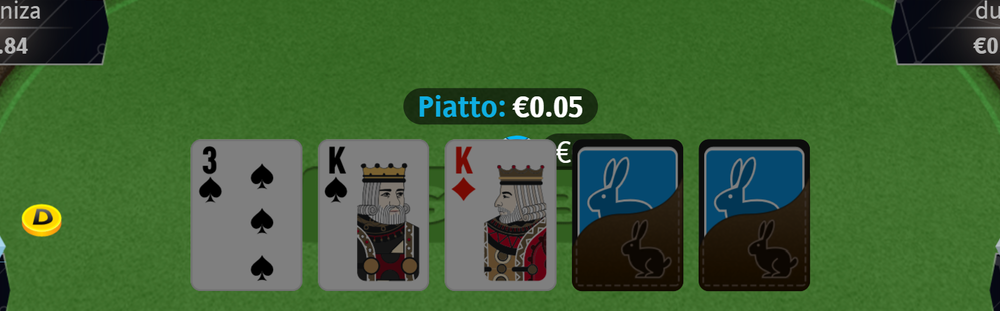
#> input picture poker-assistant/vision/debug_board_crop.png, 1000 x 311 px
$ python calibrate_board.py debug_board_crop.png
#> lines starting #> are read from the running program, lines starting #| are printed output that depends on the picture; after the words box and inside, x2 and y2 are one past the last pixel; in counts of white or black regions, pixels touching at a corner belong together
"""
Calibra automaticamente le board ROI da uno screenshot in cui il flop/turn/river è visibile.
Cerca rettangoli bianchi (le carte) nella zona centrale-alta e restituisce le ROI in coordinate normalizzate.
"""
import sys
from pathlib import Path

import cv2
import numpy as np


def calibrate_board(image_path: str):
#> called with image_path = 'debug_board_crop.png'
    frame = cv2.imread(image_path)
#> frame is the input picture: shape (311, 1000, 3); mean B, G, R 52.5, 97, 63.2
    if frame is None:
        print(f"Could not load {image_path}")
        return
    h, w = frame.shape[:2]
#> h = 311; w = 1000

    # Search region: top-center horizontal band
    x0, x1 = int(w * 0.25), int(w * 0.75)
#> x0 = 250; x1 = 750
    y0, y1 = int(h * 0.25), int(h * 0.55)
#> y0 = 77; y1 = 171
    search = frame[y0:y1, x0:x1]
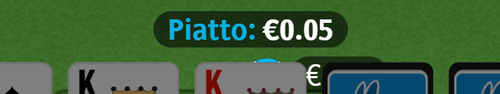
#> search: shape (94, 500, 3); mean B, G, R 62.2, 99.9, 64.6

    gray = cv2.cvtColor(search, cv2.COLOR_BGR2GRAY)
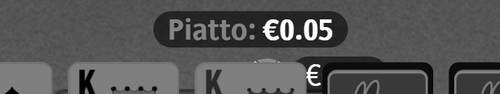
#> gray: shape (94, 500); min 0, max 255, mean 85.1
    # White/light card backgrounds (permissive to handle JPEG/compression)
    _, binary = cv2.threshold(gray, 175, 255, cv2.THRESH_BINARY)
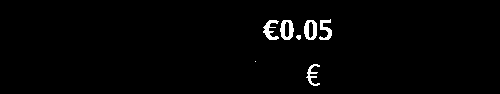
#> binary: shape (94, 500); 1.6% white; 7 white regions (1 under 20 px), largest, box (x1, y1, x2, y2) and area: (280, 20, 294, 40) 173, (304, 20, 317, 40) 169, (263, 20, 279, 40) 155, (319, 19, 332, 40) 138, (306, 64, 320, 86) 119, (296, 35, 301, 40) 20

    # Clean up
    kernel = np.ones((5, 5), np.uint8)
    binary = cv2.morphologyEx(binary, cv2.MORPH_CLOSE, kernel)
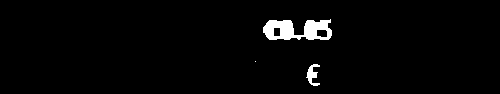
#> binary: shape (94, 500); 2.3% white; 3 white regions (1 under 20 px)

    contours, _ = cv2.findContours(binary, cv2.RETR_EXTERNAL, cv2.CHAIN_APPROX_SIMPLE)
#> contours = 3 contours, 1 with area under 20; largest, box (x1, y1, x2, y2) and area: (263, 19, 332, 40) 970, (306, 64, 320, 86) 112

    cards = []
    for cnt in contours:
        x, y, cw, ch = cv2.boundingRect(cnt)
        area = cv2.contourArea(cnt)
        if area < 200:
            continue
        aspect = cw / max(ch, 1)
        if not (0.3 < aspect < 1.4):
            continue
        # Convert back to full-frame coords
        abs_x = x0 + x
        abs_y = y0 + y
        cards.append((abs_x + cw / 2, abs_y + ch / 2, cw, ch, area))
#> this loop made 3 passes
#> (x, y, cw, ch, area) on pass 1: (306, 64, 14, 22, 112)
#> (x, y, cw, ch, area, aspect) on pass 3: (263, 19, 69, 21, 970, 3.29)
#> after the loop, cards = []

    if not cards:
        print("No board card regions found.")
        return

    # Sort by x center
    cards.sort(key=lambda c: c[0])

    print(f"Found {len(cards)} card-like regions:")
    for cx, cy, cw, ch, area in cards:
        roi = {
            "x": round((cx - cw / 2) / w, 3),
            "y": round((cy - ch / 2) / h, 3),
            "w": round(cw / w, 3),
            "h": round(ch / h, 3),
            "rel": True,
        }
        print(f"  center=({cx:.0f},{cy:.0f}) area={area:.0f} ROI={roi}")

    # Save debug image
    debug = frame.copy()
    for cx, cy, cw, ch, area in cards:
        x = int(cx - cw / 2)
        y = int(cy - ch / 2)
        cv2.rectangle(debug, (x, y), (x + int(cw), y + int(ch)), (0, 0, 255), 2)
    out = Path(image_path).with_suffix(".board_debug.png")
    cv2.imwrite(str(out), debug)
    print(f"Saved debug image to {out}")


if __name__ == "__main__":
    if len(sys.argv) < 2:
        print("Usage: python calibrate_board.py <screenshot_with_board.png>")
        sys.exit(1)
    calibrate_board(sys.argv[1])
